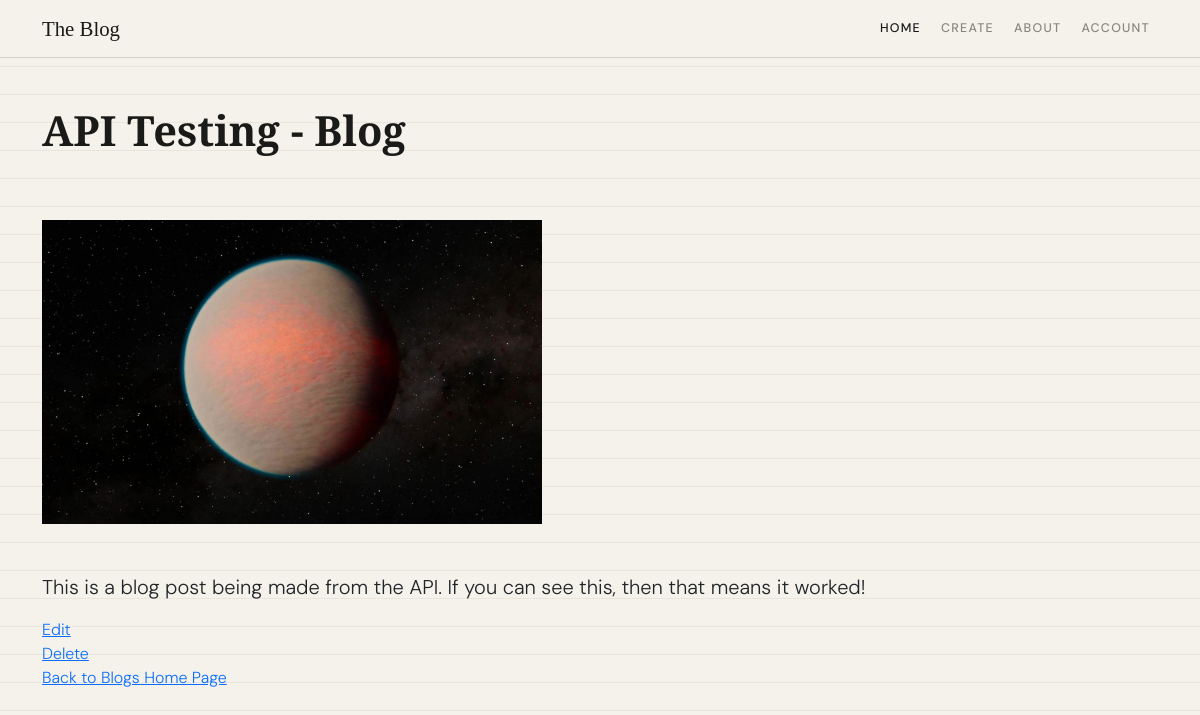
Screenshot of /6/ (signed in) with the database file from the repository.
### gallery/models.py (models this page shows, shortened)
class Posts(models.Model):
    author = models.ForeignKey(User, on_delete = models.CASCADE)
    title = models.CharField(max_length=255)
    content = models.TextField()
    image = models.ImageField(upload_to='blogImages/')
    created_at = models.DateTimeField(auto_now_add=True)
    updated_at = models.DateTimeField(auto_now=True)
    tags = models.ManyToManyField('Tag', related_name = 'posts', blank = True)

### gallery/views.py (the view)
# urls.py: path('<int:pk>/', views.posts_detail, name='posts_detail'),
@login_required(login_url = 'users:login')
def posts_detail(request, pk):
    posts = Posts.objects.get(pk=pk)
    return render(request, 'myapp/index2.html', {'posts': posts})

### gallery/templates/myapp/index2.html (shortened to what this page needs)
{% load static %}
<!DOCTYPE html>
<html lang="en">
    <head>
        <link href="https://cdn.jsdelivr.net/npm/bootstrap@5.3.3/dist/css/bootstrap.min.css" rel="stylesheet">
        <link rel="stylesheet"  href="{% static 'css/blog.css' %}">
    </head>
    <body>
        <nav class="site-nav navbar navbar-expand-lg sticky-top">
            <div class="container">
                <a class="nav-brand navbar-brand" href="{% url 'blogsite:home' %}">The Blog</a>
                <ul class="navbar-nav ms-auto gap-1">
                    <li class="nav-item"><a class="nav-link active" href="{% url 'blogsite:home' %}">Home</a></li>
                    <li class="nav-item"><a class="nav-link" href="{% url 'blogsite:create' %}">Create</a></li>
                    <li class="nav-item"><a class="nav-link" href="{% url 'blogsite:about' %}">About</a></li>
                    <li class="nav-item"><a class="nav-link" href="{% url 'blogsite:account' %}">Account</a></li>
                </ul>
            </div>
        </nav>
        <main class="container py-5">
            <header class = "mb-3">
                <h1 class="page-title mb-0">{{ posts.title }} - Blog</h1>
            </header>
            <div class="row">
                <div class = "py-5">
                    <img src="{{ posts.image.url }}" alt="{{ posts.title }}" width = "500">
                </div>
                <p style = 'font-size: 20px;'>{{ posts.content }}</p>
                <a href="{% url 'blogsite:edit_posts' posts.pk %}">Edit</a>
                <a href="{% url 'blogsite:delete_posts' posts.pk %}">Delete</a> <br>
                <a href="{% url 'blogsite:home' %}">Back to Blogs Home Page</a>
            </div>
        </main>
    </body>
</html>

### static/css/blog.css (style rules this page uses)
:root { --ink: #1a1a18; --paper: #f5f2eb; --cream: #ede9df; --accent: #c0392b; --accent-soft: #e8d5d2; --muted: #8a8680; --rule: #d4cfc5; }
body { background-color: var(--paper); font-family: 'DM Sans', sans-serif; font-weight: 300; background-image: repeating-linear-gradient( 0deg, transparent, transparent 27px, rgba(180,170,155,0.18) 27px, rgba(180,170,155,0.18) 28px ); }
.site-nav { border-bottom: 1.5px solid var(--rule); background: var(--paper); }
.nav-brand { font-family: 'Playfair Display', serif; font-size: 1.3rem; color: var(--ink) !important; }
.nav-link { font-size: 0.78rem; font-weight: 500; letter-spacing: 0.1em; text-transform: uppercase; color: var(--muted) !important; }
.nav-link:hover, .nav-link.active { color: var(--ink) !important; }
.page-title { font-family: 'Playfair Display', serif; font-size: clamp(1.8rem, 4vw, 2.6rem); font-weight: 700; color: var(--ink); }

### rows the page displays
Posts: title "API Testing", image (picture), content "This is a blog post being made from the API. If you can see this, then that means it worked!"
